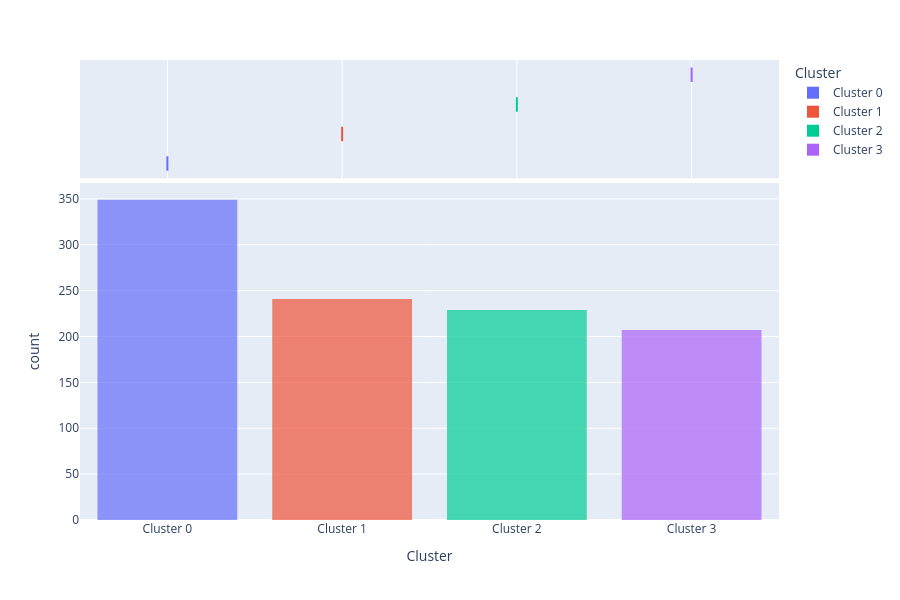

Write notebook code for a chart like this one.
### Code cell
plot_model(kmeans, plot = 'distribution') #to see size of clusters

### Figure 1 — Plotly figure (JSON) as saved in the notebook; plotly's stock layout.template omitted (floating-point values rounded to 4 significant figures; data arrays with more than 128 entries replaced by an {"elided": "..."} marker saying what was removed)
{"data": [{"alignmentgroup": "True", "bingroup": "x", "hovertemplate": "Cluster=%{x}<br>count=%{y}<extra></extra>", "legendgroup": "Cluster 0", "marker": {"color": "#636efa", "opacity": 0.7, "pattern": {"shape": ""}}, "name": "Cluster 0", "offsetgroup": "Cluster 0", "orientation": "v", "showlegend": true, "type": "histogram", "x": {"elided": "349 str values"}, "xaxis": "x", "yaxis": "y"}, {"alignmentgroup": "True", "customdata": {"elided": "349x82 mixed values"}, "hovertemplate": "Cluster=%{x}<br>MouseID=%{customdata[0]}<br>DYRK1A_N=%{customdata[1]}<br>ITSN1_N=%{customdata[2]}<br>BDNF_N=%{customdata[3]}<br>NR1_N=%{customdata[4]}<br>NR2A_N=%{customdata[5]}<br>pAKT_N=%{customdata[6]}<br>pBRAF_N=%{customdata[7]}<br>pCAMKII_N=%{customdata[8]}<br>pCREB_N=%{customdata[9]}<br>pELK_N=%{customdata[10]}<br>pERK_N=%{customdata[11]}<br>pJNK_N=%{customdata[12]}<br>PKCA_N=%{customdata[13]}<br>pMEK_N=%{customdata[14]}<br>pNR1_N=%{customdata[15]}<br>pNR2A_N=%{customdata[16]}<br>pNR2B_N=%{customdata[17]}<br>pPKCAB_N=%{customdata[18]}<br>pRSK_N=%{customdata[19]}<br>AKT_N=%{customdata[20]}<br>BRAF_N=%{customdata[21]}<br>CAMKII_N=%{customdata[22]}<br>CREB_N=%{customdata[23]}<br>ELK_N=%{customdata[24]}<br>ERK_N=%{customdata[25]}<br>GSK3B_N=%{customdata[26]}<br>JNK_N=%{customdata[27]}<br>MEK_N=%{customdata[28]}<br>TRKA_N=%{customdata[29]}<br>RSK_N=%{customdata[30]}<br>APP_N=%{customdata[31]}<br>Bcatenin_N=%{customdata[32]}<br>SOD1_N=%{customdata[33]}<br>MTOR_N=%{customdata[34]}<br>P38_N=%{customdata[35]}<br>pMTOR_N=%{customdata[36]}<br>DSCR1_N=%{customdata[37]}<br>AMPKA_N=%{customdata[38]}<br>NR2B_N=%{customdata[39]}<br>pNUMB_N=%{customdata[40]}<br>RAPTOR_N=%{customdata[41]}<br>TIAM1_N=%{customdata[42]}<br>pP70S6_N=%{customdata[43]}<br>NUMB_N=%{customdata[44]}<br>P70S6_N=%{customdata[45]}<br>pGSK3B_N=%{customdata[46]}<br>pPKCG_N=%{customdata[47]}<br>CDK5_N=%{customdata[48]}<br>S6_N=%{customdata[49]}<br>ADARB1_N=%{customdata[50]}<br>AcetylH3K9_N=%{customdata[51]}<br>RRP1_N=%{customdata[52]}<br>BAX_N=%{customdata[53]}<br>ARC_N=%{customdata[54]}<br>ERBB4_N=%{customdata[55]}<br>nNOS_N=%{customdata[56]}<br>Tau_N=%{customdata[57]}<br>GFAP_N=%{customdata[58]}<br>GluR3_N=%{customdata[59]}<br>GluR4_N=%{customdata[60]}<br>IL1B_N=%{customdata[61]}<br>P3525_N=%{customdata[62]}<br>pCASP9_N=%{customdata[63]}<br>PSD95_N=%{customdata[64]}<br>SNCA_N=%{customdata[65]}<br>Ubiquitin_N=%{customdata[66]}<br>pGSK3B_Tyr216_N=%{customdata[67]}<br>SHH_N=%{customdata[68]}<br>BAD_N=%{customdata[69]}<br>BCL2_N=%{customdata[70]}<br>pS6_N=%{customdata[71]}<br>pCFOS_N=%{customdata[72]}<br>SYP_N=%{customdata[73]}<br>H3AcK18_N=%{customdata[74]}<br>EGR1_N=%{customdata[75]}<br>H3MeK4_N=%{customdata[76]}<br>CaNA_N=%{customdata[77]}<br>Genotype=%{customdata[78]}<br>Treatment=%{customdata[79]}<br>Behavior=%{customdata[80]}<br>class=%{customdata[81]}<extra></extra>", "legendgroup": "Cluster 0", "marker": {"color": "#636efa"}, "name": "Cluster 0", "notched": true, "offsetgroup": "Cluster 0", "showlegend": false, "type": "box", "x": {"elided": "349 str values"}, "xaxis": "x2", "yaxis": "y2"}, {"alignmentgroup": "True", "bingroup": "x", "hovertemplate": "Cluster=%{x}<br>count=%{y}<extra></extra>", "legendgroup": "Cluster 1", "marker": {"color": "#EF553B", "opacity": 0.7, "pattern": {"shape": ""}}, "name": "Cluster 1", "offsetgroup": "Cluster 1", "orientation": "v", "showlegend": true, "type": "histogram", "x": {"elided": "241 str values"}, "xaxis": "x", "yaxis": "y"}, {"alignmentgroup": "True", "customdata": {"elided": "241x82 mixed values"}, "hovertemplate": "Cluster=%{x}<br>MouseID=%{customdata[0]}<br>DYRK1A_N=%{customdata[1]}<br>ITSN1_N=%{customdata[2]}<br>BDNF_N=%{customdata[3]}<br>NR1_N=%{customdata[4]}<br>NR2A_N=%{customdata[5]}<br>pAKT_N=%{customdata[6]}<br>pBRAF_N=%{customdata[7]}<br>pCAMKII_N=%{customdata[8]}<br>pCREB_N=%{customdata[9]}<br>pELK_N=%{customdata[10]}<br>pERK_N=%{customdata[11]}<br>pJNK_N=%{customdata[12]}<br>PKCA_N=%{customdata[13]}<br>pMEK_N=%{customdata[14]}<br>pNR1_N=%{customdata[15]}<br>pNR2A_N=%{customdata[16]}<br>pNR2B_N=%{customdata[17]}<br>pPKCAB_N=%{customdata[18]}<br>pRSK_N=%{customdata[19]}<br>AKT_N=%{customdata[20]}<br>BRAF_N=%{customdata[21]}<br>CAMKII_N=%{customdata[22]}<br>CREB_N=%{customdata[23]}<br>ELK_N=%{customdata[24]}<br>ERK_N=%{customdata[25]}<br>GSK3B_N=%{customdata[26]}<br>JNK_N=%{customdata[27]}<br>MEK_N=%{customdata[28]}<br>TRKA_N=%{customdata[29]}<br>RSK_N=%{customdata[30]}<br>APP_N=%{customdata[31]}<br>Bcatenin_N=%{customdata[32]}<br>SOD1_N=%{customdata[33]}<br>MTOR_N=%{customdata[34]}<br>P38_N=%{customdata[35]}<br>pMTOR_N=%{customdata[36]}<br>DSCR1_N=%{customdata[37]}<br>AMPKA_N=%{customdata[38]}<br>NR2B_N=%{customdata[39]}<br>pNUMB_N=%{customdata[40]}<br>RAPTOR_N=%{customdata[41]}<br>TIAM1_N=%{customdata[42]}<br>pP70S6_N=%{customdata[43]}<br>NUMB_N=%{customdata[44]}<br>P70S6_N=%{customdata[45]}<br>pGSK3B_N=%{customdata[46]}<br>pPKCG_N=%{customdata[47]}<br>CDK5_N=%{customdata[48]}<br>S6_N=%{customdata[49]}<br>ADARB1_N=%{customdata[50]}<br>AcetylH3K9_N=%{customdata[51]}<br>RRP1_N=%{customdata[52]}<br>BAX_N=%{customdata[53]}<br>ARC_N=%{customdata[54]}<br>ERBB4_N=%{customdata[55]}<br>nNOS_N=%{customdata[56]}<br>Tau_N=%{customdata[57]}<br>GFAP_N=%{customdata[58]}<br>GluR3_N=%{customdata[59]}<br>GluR4_N=%{customdata[60]}<br>IL1B_N=%{customdata[61]}<br>P3525_N=%{customdata[62]}<br>pCASP9_N=%{customdata[63]}<br>PSD95_N=%{customdata[64]}<br>SNCA_N=%{customdata[65]}<br>Ubiquitin_N=%{customdata[66]}<br>pGSK3B_Tyr216_N=%{customdata[67]}<br>SHH_N=%{customdata[68]}<br>BAD_N=%{customdata[69]}<br>BCL2_N=%{customdata[70]}<br>pS6_N=%{customdata[71]}<br>pCFOS_N=%{customdata[72]}<br>SYP_N=%{customdata[73]}<br>H3AcK18_N=%{customdata[74]}<br>EGR1_N=%{customdata[75]}<br>H3MeK4_N=%{customdata[76]}<br>CaNA_N=%{customdata[77]}<br>Genotype=%{customdata[78]}<br>Treatment=%{customdata[79]}<br>Behavior=%{customdata[80]}<br>class=%{customdata[81]}<extra></extra>", "legendgroup": "Cluster 1", "marker": {"color": "#EF553B"}, "name": "Cluster 1", "notched": true, "offsetgroup": "Cluster 1", "showlegend": false, "type": "box", "x": {"elided": "241 str values"}, "xaxis": "x2", "yaxis": "y2"}, {"alignmentgroup": "True", "bingroup": "x", "hovertemplate": "Cluster=%{x}<br>count=%{y}<extra></extra>", "legendgroup": "Cluster 2", "marker": {"color": "#00cc96", "opacity": 0.7, "pattern": {"shape": ""}}, "name": "Cluster 2", "offsetgroup": "Cluster 2", "orientation": "v", "showlegend": true, "type": "histogram", "x": {"elided": "229 str values"}, "xaxis": "x", "yaxis": "y"}, {"alignmentgroup": "True", "customdata": {"elided": "229x82 mixed values"}, "hovertemplate": "Cluster=%{x}<br>MouseID=%{customdata[0]}<br>DYRK1A_N=%{customdata[1]}<br>ITSN1_N=%{customdata[2]}<br>BDNF_N=%{customdata[3]}<br>NR1_N=%{customdata[4]}<br>NR2A_N=%{customdata[5]}<br>pAKT_N=%{customdata[6]}<br>pBRAF_N=%{customdata[7]}<br>pCAMKII_N=%{customdata[8]}<br>pCREB_N=%{customdata[9]}<br>pELK_N=%{customdata[10]}<br>pERK_N=%{customdata[11]}<br>pJNK_N=%{customdata[12]}<br>PKCA_N=%{customdata[13]}<br>pMEK_N=%{customdata[14]}<br>pNR1_N=%{customdata[15]}<br>pNR2A_N=%{customdata[16]}<br>pNR2B_N=%{customdata[17]}<br>pPKCAB_N=%{customdata[18]}<br>pRSK_N=%{customdata[19]}<br>AKT_N=%{customdata[20]}<br>BRAF_N=%{customdata[21]}<br>CAMKII_N=%{customdata[22]}<br>CREB_N=%{customdata[23]}<br>ELK_N=%{customdata[24]}<br>ERK_N=%{customdata[25]}<br>GSK3B_N=%{customdata[26]}<br>JNK_N=%{customdata[27]}<br>MEK_N=%{customdata[28]}<br>TRKA_N=%{customdata[29]}<br>RSK_N=%{customdata[30]}<br>APP_N=%{customdata[31]}<br>Bcatenin_N=%{customdata[32]}<br>SOD1_N=%{customdata[33]}<br>MTOR_N=%{customdata[34]}<br>P38_N=%{customdata[35]}<br>pMTOR_N=%{customdata[36]}<br>DSCR1_N=%{customdata[37]}<br>AMPKA_N=%{customdata[38]}<br>NR2B_N=%{customdata[39]}<br>pNUMB_N=%{customdata[40]}<br>RAPTOR_N=%{customdata[41]}<br>TIAM1_N=%{customdata[42]}<br>pP70S6_N=%{customdata[43]}<br>NUMB_N=%{customdata[44]}<br>P70S6_N=%{customdata[45]}<br>pGSK3B_N=%{customdata[46]}<br>pPKCG_N=%{customdata[47]}<br>CDK5_N=%{customdata[48]}<br>S6_N=%{customdata[49]}<br>ADARB1_N=%{customdata[50]}<br>AcetylH3K9_N=%{customdata[51]}<br>RRP1_N=%{customdata[52]}<br>BAX_N=%{customdata[53]}<br>ARC_N=%{customdata[54]}<br>ERBB4_N=%{customdata[55]}<br>nNOS_N=%{customdata[56]}<br>Tau_N=%{customdata[57]}<br>GFAP_N=%{customdata[58]}<br>GluR3_N=%{customdata[59]}<br>GluR4_N=%{customdata[60]}<br>IL1B_N=%{customdata[61]}<br>P3525_N=%{customdata[62]}<br>pCASP9_N=%{customdata[63]}<br>PSD95_N=%{customdata[64]}<br>SNCA_N=%{customdata[65]}<br>Ubiquitin_N=%{customdata[66]}<br>pGSK3B_Tyr216_N=%{customdata[67]}<br>SHH_N=%{customdata[68]}<br>BAD_N=%{customdata[69]}<br>BCL2_N=%{customdata[70]}<br>pS6_N=%{customdata[71]}<br>pCFOS_N=%{customdata[72]}<br>SYP_N=%{customdata[73]}<br>H3AcK18_N=%{customdata[74]}<br>EGR1_N=%{customdata[75]}<br>H3MeK4_N=%{customdata[76]}<br>CaNA_N=%{customdata[77]}<br>Genotype=%{customdata[78]}<br>Treatment=%{customdata[79]}<br>Behavior=%{customdata[80]}<br>class=%{customdata[81]}<extra></extra>", "legendgroup": "Cluster 2", "marker": {"color": "#00cc96"}, "name": "Cluster 2", "notched": true, "offsetgroup": "Cluster 2", "showlegend": false, "type": "box", "x": {"elided": "229 str values"}, "xaxis": "x2", "yaxis": "y2"}, {"alignmentgroup": "True", "bingroup": "x", "hovertemplate": "Cluster=%{x}<br>count=%{y}<extra></extra>", "legendgroup": "Cluster 3", "marker": {"color": "#ab63fa", "opacity": 0.7, "pattern": {"shape": ""}}, "name": "Cluster 3", "offsetgroup": "Cluster 3", "orientation": "v", "showlegend": true, "type": "histogram", "x": {"elided": "207 str values"}, "xaxis": "x", "yaxis": "y"}, {"alignmentgroup": "True", "customdata": {"elided": "207x82 mixed values"}, "hovertemplate": "Cluster=%{x}<br>MouseID=%{customdata[0]}<br>DYRK1A_N=%{customdata[1]}<br>ITSN1_N=%{customdata[2]}<br>BDNF_N=%{customdata[3]}<br>NR1_N=%{customdata[4]}<br>NR2A_N=%{customdata[5]}<br>pAKT_N=%{customdata[6]}<br>pBRAF_N=%{customdata[7]}<br>pCAMKII_N=%{customdata[8]}<br>pCREB_N=%{customdata[9]}<br>pELK_N=%{customdata[10]}<br>pERK_N=%{customdata[11]}<br>pJNK_N=%{customdata[12]}<br>PKCA_N=%{customdata[13]}<br>pMEK_N=%{customdata[14]}<br>pNR1_N=%{customdata[15]}<br>pNR2A_N=%{customdata[16]}<br>pNR2B_N=%{customdata[17]}<br>pPKCAB_N=%{customdata[18]}<br>pRSK_N=%{customdata[19]}<br>AKT_N=%{customdata[20]}<br>BRAF_N=%{customdata[21]}<br>CAMKII_N=%{customdata[22]}<br>CREB_N=%{customdata[23]}<br>ELK_N=%{customdata[24]}<br>ERK_N=%{customdata[25]}<br>GSK3B_N=%{customdata[26]}<br>JNK_N=%{customdata[27]}<br>MEK_N=%{customdata[28]}<br>TRKA_N=%{customdata[29]}<br>RSK_N=%{customdata[30]}<br>APP_N=%{customdata[31]}<br>Bcatenin_N=%{customdata[32]}<br>SOD1_N=%{customdata[33]}<br>MTOR_N=%{customdata[34]}<br>P38_N=%{customdata[35]}<br>pMTOR_N=%{customdata[36]}<br>DSCR1_N=%{customdata[37]}<br>AMPKA_N=%{customdata[38]}<br>NR2B_N=%{customdata[39]}<br>pNUMB_N=%{customdata[40]}<br>RAPTOR_N=%{customdata[41]}<br>TIAM1_N=%{customdata[42]}<br>pP70S6_N=%{customdata[43]}<br>NUMB_N=%{customdata[44]}<br>P70S6_N=%{customdata[45]}<br>pGSK3B_N=%{customdata[46]}<br>pPKCG_N=%{customdata[47]}<br>CDK5_N=%{customdata[48]}<br>S6_N=%{customdata[49]}<br>ADARB1_N=%{customdata[50]}<br>AcetylH3K9_N=%{customdata[51]}<br>RRP1_N=%{customdata[52]}<br>BAX_N=%{customdata[53]}<br>ARC_N=%{customdata[54]}<br>ERBB4_N=%{customdata[55]}<br>nNOS_N=%{customdata[56]}<br>Tau_N=%{customdata[57]}<br>GFAP_N=%{customdata[58]}<br>GluR3_N=%{customdata[59]}<br>GluR4_N=%{customdata[60]}<br>IL1B_N=%{customdata[61]}<br>P3525_N=%{customdata[62]}<br>pCASP9_N=%{customdata[63]}<br>PSD95_N=%{customdata[64]}<br>SNCA_N=%{customdata[65]}<br>Ubiquitin_N=%{customdata[66]}<br>pGSK3B_Tyr216_N=%{customdata[67]}<br>SHH_N=%{customdata[68]}<br>BAD_N=%{customdata[69]}<br>BCL2_N=%{customdata[70]}<br>pS6_N=%{customdata[71]}<br>pCFOS_N=%{customdata[72]}<br>SYP_N=%{customdata[73]}<br>H3AcK18_N=%{customdata[74]}<br>EGR1_N=%{customdata[75]}<br>H3MeK4_N=%{customdata[76]}<br>CaNA_N=%{customdata[77]}<br>Genotype=%{customdata[78]}<br>Treatment=%{customdata[79]}<br>Behavior=%{customdata[80]}<br>class=%{customdata[81]}<extra></extra>", "legendgroup": "Cluster 3", "marker": {"color": "#ab63fa"}, "name": "Cluster 3", "notched": true, "offsetgroup": "Cluster 3", "showlegend": false, "type": "box", "x": {"elided": "207 str values"}, "xaxis": "x2", "yaxis": "y2"}], "layout": {"barmode": "relative", "height": 600, "legend": {"title": {"text": "Cluster"}, "tracegroupgap": 0}, "margin": {"t": 60}, "xaxis": {"anchor": "y", "categoryarray": ["Cluster 0", "Cluster 1", "Cluster 2", "Cluster 3"], "categoryorder": "array", "domain": [0, 1], "title": {"text": "Cluster"}}, "xaxis2": {"anchor": "y2", "domain": [0, 1], "matches": "x", "showgrid": true, "showticklabels": false}, "yaxis": {"anchor": "x", "domain": [0, 0.7326], "title": {"text": "count"}}, "yaxis2": {"anchor": "x2", "domain": [0.7426, 1], "matches": "y2", "showgrid": false, "showline": false, "showticklabels": false, "ticks": ""}}}
